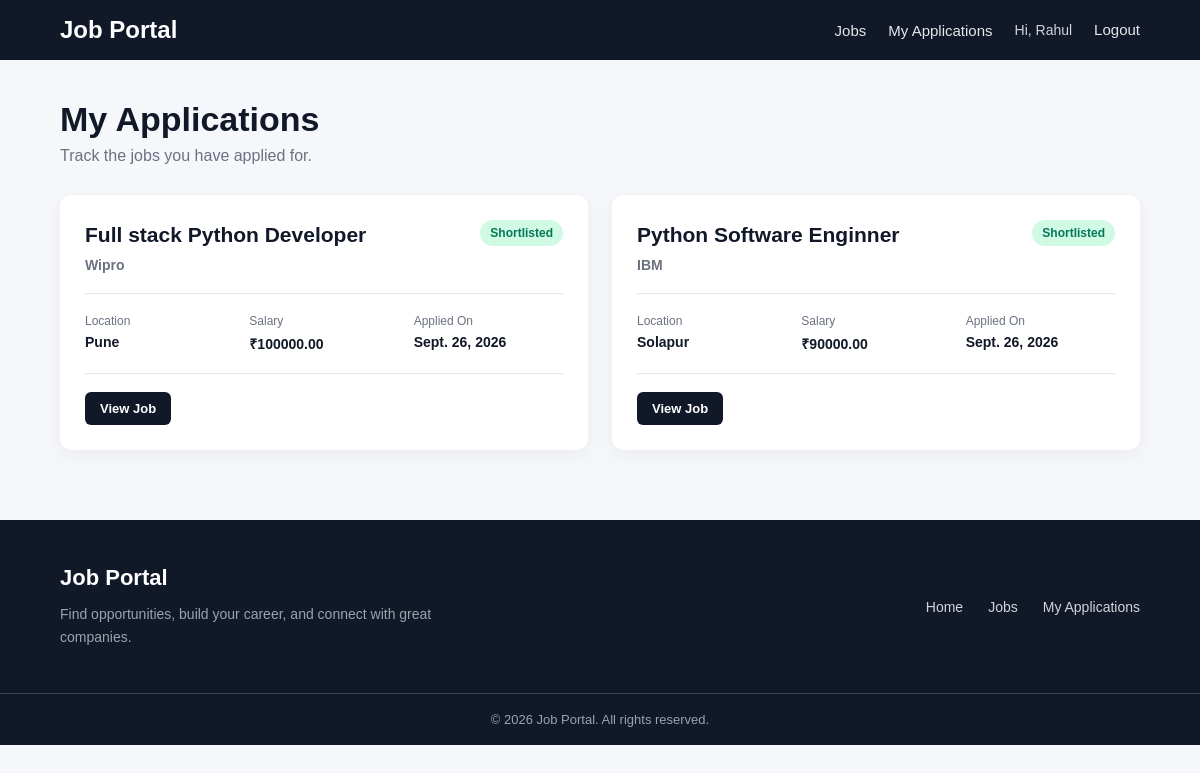
Page /jobs/my-applications/ (signed in) on the committed database.
### accounts/models.py (models this page shows, shortened)
class CustomUser(AbstractUser):
    ROLE_CHOICES = [
        ("employer", "Employer"),
        ("seeker", "Job Seeker"),
    ]
    role = models.CharField(max_length=20, choices=ROLE_CHOICES, default="seeker")

### jobs/models.py (models this page shows, shortened)
class Application(models.Model):
    STATUS_CHOICES = [
        ("pending", "Pending"),
        ("shortlisted", "Shortlisted"),
        ("rejected", "Rejected"),
    ]
    job = models.ForeignKey(Job, on_delete=models.CASCADE)
    applicant = models.ForeignKey(settings.AUTH_USER_MODEL, on_delete=models.CASCADE)
    date_applied = models.DateField(auto_now_add=True)
    status = models.CharField(max_length=20, choices=STATUS_CHOICES, default="pending")
    class Meta:
        unique_together = ["job", "applicant"]

class Job(models.Model):
    title = models.CharField(max_length=200)
    company_name = models.CharField(max_length=200)
    description = models.TextField()
    location = models.CharField(max_length=100)
    salary = models.DecimalField(max_digits=10, decimal_places=2)
    posted_by = models.ForeignKey(settings.AUTH_USER_MODEL, on_delete=models.CASCADE)
    date_posted = models.DateField(auto_now_add=True)
    class Meta:
        ordering = ["-date_posted"]

### jobs/views.py (the view)
# urls.py: path("my-applications/", MyApplicationListView.as_view(), name="my-applications"),
class MyApplicationListView(LoginRequiredMixin, ListView):
    model = Application
    template_name = "jobs/my_application_list.html"
    context_object_name = "applications"
    def dispatch(self, request, *args, **kwargs):
        if request.user.role != "seeker":
            return redirect("job-list")
        return super().dispatch(request, *args, **kwargs)
    def get_queryset(self):
        return Application.objects.filter(applicant=self.request.user).select_related(
            "job"
        )

### jobs/templates/jobs/my_application_list.html
{% extends "base.html" %} {% block content %}
<div class="page-header">
  <h1>My Applications</h1>
  <p>Track the jobs you have applied for.</p>
</div>
{% if applications %}
<div class="application-grid">
  {% for application in applications %}
  <div class="application-card">
    <div class="application-card-header">
      <div>
        <h2>{{ application.job.title }}</h2>
        <p class="application-company">{{ application.job.company_name }}</p>
      </div>
      {% if application.status == "shortlisted" %}
      <span class="status-badge status-shortlisted"> Shortlisted </span>
      {% elif application.status == "rejected" %}
      <span class="status-badge status-rejected"> Rejected </span>
      {% else %}
      <span class="status-badge status-pending"> Pending </span>
      {% endif %}
    </div>
    <div class="application-info">
      <div>
        <span>Location</span>
        <strong> {{ application.job.location }} </strong>
      </div>
      <div>
        <span>Salary</span>
        <strong> ₹{{ application.job.salary }} </strong>
      </div>
      <div>
        <span>Applied On</span>
        <strong> {{ application.date_applied }} </strong>
      </div>
    </div>
    <div class="application-actions">
      <a href="{% url 'job-detail' application.job.pk %}" class="view-job-btn">
        View Job
      </a>
    </div>
  </div>
  {% endfor %}
</div>
{% else %}
<div class="no-jobs">
  <h2>No Applications Yet</h2>
  <p>You haven't applied for any jobs yet.</p>
  <a href="{% url 'job-list' %}" class="post-job-btn"> Browse Jobs </a>
</div>
{% endif %} {% endblock %}

### jobportal/templates/base.html (shortened to what this page needs)
{% load static %}
<!doctype html>
<html>
  <head>
    <link rel="stylesheet" href="{% static 'css/style.css' %}" />
  </head>
  <body>
    <nav class="navbar">
      <div class="navbar-container">
        <a href="{% url 'home' %}" class="navbar-brand"> Job Portal </a>
        <div class="navbar-links">
          <a href="{% url 'job-list' %}"> Jobs </a>
          {% if user.is_authenticated %} {% if user.role == "seeker" %}
          <a href="{% url 'my-applications' %}"> My Applications </a>
          {% endif %}
          <span class="navbar-user"> Hi, {{ user.username|capfirst }} </span>
          <form method="POST" action="{% url 'logout' %}">
            <button type="submit" class="logout-btn">Logout</button>
          </form>
          {% else %}
          <a href="{% url 'login' %}"> Login </a>
          <a href="{% url 'signup' %}" class="signup-btn"> Signup </a>
          {% endif %}
        </div>
      </div>
    </nav>
    <main class="main-content">{% block content %} {% endblock %}</main>
    <footer class="footer">
      <div class="footer-container">
        <div class="footer-brand">
          <h2>Job Portal</h2>
          <p>
            Find opportunities, build your career, and connect with great
            companies.
          </p>
        </div>
        <div class="footer-links">
          <a href="{% url 'home' %}"> Home </a>
          <a href="{% url 'job-list' %}"> Jobs </a>
          {% if user.is_authenticated %} {% if user.role == "seeker" %}
          <a href="{% url 'my-applications' %}"> My Applications </a>
          {% endif %}  {% else %}
          <a href="{% url 'login' %}"> Login </a>
          <a href="{% url 'signup' %}"> Signup </a>
          {% endif %}
        </div>
      </div>
      <div class="footer-bottom">
        <p>© 2026 Job Portal. All rights reserved.</p>
      </div>
    </footer>
  </body>
</html>

### jobportal/static/css/style.css (style rules this page uses)
* { box-sizing: border-box; }
body { margin: 0; font-family: Arial, sans-serif; background-color: #f5f7fb; color: #1f2937; }
.navbar { background-color: #111827; padding: 16px 0; }
.navbar-container { width: 90%; max-width: 1200px; margin: auto; display: flex; align-items: center; justify-content: space-between; }
.navbar-brand { color: white; text-decoration: none; font-size: 24px; font-weight: bold; }
.navbar-links { display: flex; align-items: center; gap: 22px; }
.navbar-links a { color: #e5e7eb; text-decoration: none; font-size: 15px; }
.navbar-user { color: #d1d5db; font-size: 14px; }
.navbar-links form { margin: 0; }
.logout-btn { border: none; background: transparent; color: #e5e7eb; font-size: 15px; cursor: pointer; padding: 0; }
.main-content { width: 90%; max-width: 1200px; margin: 40px auto; }
.page-header { margin-bottom: 30px; }
.page-header h1 { margin: 0 0 8px; font-size: 34px; color: #111827; }
.page-header p { margin: 0; color: #6b7280; font-size: 16px; }
.view-job-btn { background-color: #111827; color: white; text-decoration: none; padding: 9px 15px; border-radius: 6px; font-size: 13px; font-weight: 600; }
.status-badge { display: inline-block; padding: 6px 10px; border-radius: 20px; font-size: 12px; font-weight: 600; }
.status-shortlisted { background-color: #d1fae5; color: #047857; }
.application-grid { display: grid; grid-template-columns: repeat(2, 1fr); gap: 24px; }
.application-card { background-color: white; padding: 25px; border-radius: 12px; box-shadow: 0 5px 20px rgba(0, 0, 0, 0.05); transition: transform 0.2s ease, box-shadow 0.2s ease; }
.application-card-header { display: flex; justify-content: space-between; align-items: flex-start; gap: 15px; padding-bottom: 20px; border-bottom: 1px solid #e5e7eb; }
.application-card-header h2 { margin: 0; color: #111827; font-size: 21px; }
.application-company { margin: 8px 0 0; color: #6b7280; font-size: 14px; font-weight: 600; }
.application-info { display: grid; grid-template-columns: repeat(3, 1fr); gap: 15px; padding: 20px 0; }
.application-info div { display: flex; flex-direction: column; gap: 6px; }
.application-info span { color: #6b7280; font-size: 12px; }
.application-info strong { color: #111827; font-size: 14px; }
.application-actions { padding-top: 18px; border-top: 1px solid #e5e7eb; }
.application-actions .view-job-btn { display: inline-block; }
.footer { margin-top: 70px; background-color: #111827; color: white; }
.footer-container { width: 90%; max-width: 1200px; margin: auto; padding: 45px 0; display: flex; justify-content: space-between; gap: 40px; }
.footer-brand { max-width: 400px; }
.footer-brand h2 { margin: 0 0 12px; font-size: 22px; }
.footer-brand p { margin: 0; color: #9ca3af; line-height: 1.6; font-size: 14px; }
.footer-links { display: flex; align-items: center; gap: 25px; flex-wrap: wrap; }
.footer-links a { color: #d1d5db; text-decoration: none; font-size: 14px; }
.footer-bottom { border-top: 1px solid #374151; text-align: center; padding: 18px 20px; }
.footer-bottom p { margin: 0; color: #9ca3af; font-size: 13px; }
button, a { transition: all 0.2s ease; }
.job-card, .my-job-card, .application-card, .feature-card, .job-detail-card, .job-form-card, .auth-card, .delete-card { transition: transform 0.2s ease, box-shadow 0.2s ease; }
.job-card h2, .my-job-top h2, .application-card-header h2 { line-height: 1.4; }
.status-badge { white-space: nowrap; }

### rows in the picture
CustomUser: username "Rahul"
Application: job "Full stack Python Developer", job.company_name "Wipro", status "Shortlisted", job.location "Pune", job.salary "100000.00", date_applied "Sept. 26, 2026"
Application: job "Python Software Enginner", job.company_name "IBM", status "Shortlisted", job.location "Solapur", job.salary "90000.00", date_applied "Sept. 26, 2026"
